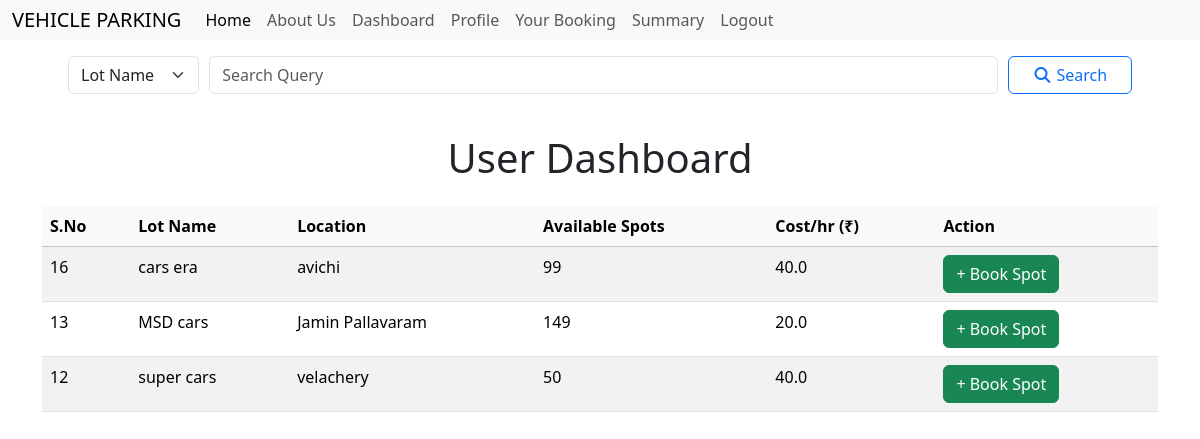
Screenshot of /dashboard (signed in) with the database file from the repository.
### models.py (models this page shows)
class ParkingLot (db.Model):
     __tablename__ = 'parking_lot'
     lot_id = db.Column(db.String(250),primary_key=True)
     lot_name = db.Column(db.String(250), nullable=False)
     location = db.Column(db.String(250), nullable=False)
     capacity = db.Column(db.Integer, nullable=False)
     per_hour_cost = db.Column(db.Float, nullable=False)

### routes.py (the view)
@app.route('/dashboard')
@auth_required
def index():
    user = Users.query.get(session['user_id'])
    if user.is_admin:
        return redirect(url_for('admin'))
    parameter = request.args.get('parameter')
    query = request.args.get('query')
    lots = ParkingLot.query.all()
    lot_data = []
    for lot in lots:
        available = ParkingSpot.query.filter_by(lot_id=lot.lot_id, availability=True).count()
        lot_data.append({
            'lot': lot,
            'available_spots': available
        })
    if parameter and query:
        if parameter == 'lot_name':
            filtered_lots = ParkingLot.query.filter(ParkingLot.lot_name.ilike('%' + query + '%')).all()
        elif parameter == 'lot_id':
            filtered_lots = ParkingLot.query.filter(ParkingLot.lot_id.ilike('%' + query + '%')).all()
        elif parameter == 'location':
            filtered_lots = ParkingLot.query.filter(ParkingLot.location.ilike('%' + query + '%')).all()
        else:
            filtered_lots = lots
    else:
        filtered_lots = lots
    filtered_lot_data = []
    for item in lot_data:
        if item['lot'] in filtered_lots:
            filtered_lot_data.append(item)
    return render_template('index.html', user=user, lot_data=filtered_lot_data)

### routes.py (called while the page is built)
def auth_required(func):
    @wraps(func)
    def inner(*args,**kwargs):
        if 'user_id' not in session:
            flash("Please login to continue.")
            return redirect(url_for("login"))
        return func(*args, **kwargs)
    return inner

@app.context_processor
def inject_user():
    if 'user_id' in session:
        user = Users.query.filter_by(user_id=session['user_id']).first()
        return dict(user=user)
    return dict(user=None)

### templates/index.html (shortened to what this page needs)
{% extends 'layout.html' %}
{% block content %}
  {% include 'searchbar.html' %}
  <h1 class="text-center my-4">User Dashboard</h1>
  <table class="table table-striped">
    <thead class="table-light">
      <tr>
        <th>S.No</th><th>Lot Name</th><th>Location</th>
        <th>Available Spots</th><th>Cost/hr (₹)</th><th>Action</th>
      </tr>
    </thead>
    <tbody>
      {% for item in lot_data %}
      <tr>
    <td>{{ item.lot.lot_id }}</td>
    <td>{{ item.lot.lot_name }}</td>
    <td>{{ item.lot.location }}</td>
    <td>{{ item.available_spots }}</td>
    <td>{{ item.lot.per_hour_cost }}</td>
    <td>
        <a class="btn btn-success" href="{{ url_for('book_spot', lot_id=item.lot.lot_id) }}">
        + Book Spot
        </a>
    </td>
    </tr>
    {% endfor %}
    </tbody>
  </table>
{% endblock %}

### templates/layout.html (style rules this page uses)
body { margin: 0; padding: 0; }

### rows the page displays
ParkingLot: lot.lot_id "16", lot.lot_name "cars era", lot.location "avichi", lot.per_hour_cost "40.0"
ParkingLot: lot.lot_id "13", lot.lot_name "MSD cars", lot.location "Jamin Pallavaram", lot.per_hour_cost "20.0"
ParkingLot: lot.lot_id "12", lot.lot_name "super cars", lot.location "velachery", lot.per_hour_cost "40.0"

### other values shown
{{ item.available_spots }} "99" "149" "50"
